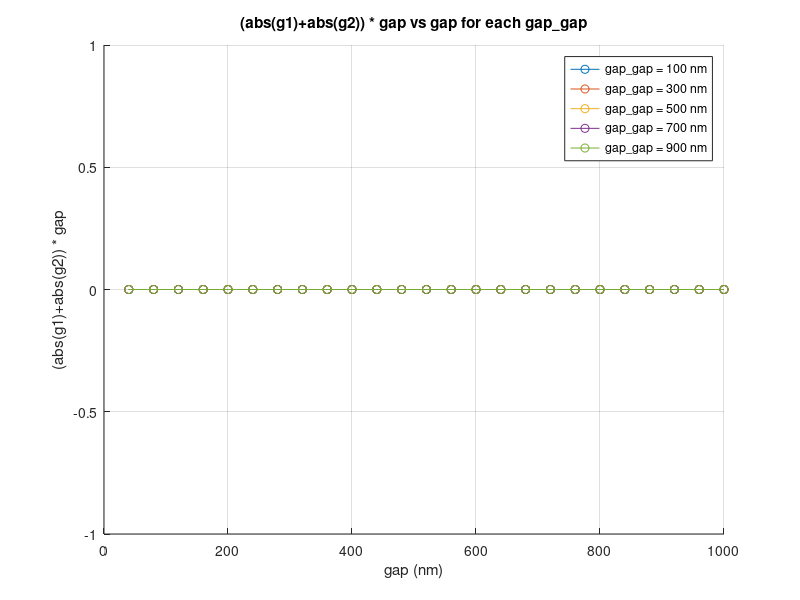

Here is the MATLAB script that generated this plot:
%% スクリプトの概要
%  既存の "final_acceleration_gradients_gap_XXX_gapgap_YYY_..." テキストファイルを読み込み、
%    (1) abs(g1) vs gap for each gap_gap
%    (2) abs(g2) vs gap for each gap_gap
%    (3) (abs(g1)+abs(g2)) vs gap for each gap_gap
%    (4) (abs(g1)+abs(g2))*gap vs gap for each gap_gap
%  の4つのグラフを作成・保存します。

clear; close all; clc;

%% 1. gap, gap_gap のリスト
gap_nm_values = 40:40:1000;
gap_gap_nm_values = 100:200:1000;

% テキストファイルが置かれているフォルダ
output_folder_name = 'result/double_channel_step_40_gapgap_step_200_jan23_parallel_grids_100_L04';

%% 2. データ格納用の配列 (gap vs gap_gap)
ngap    = length(gap_nm_values);
ngapgap = length(gap_gap_nm_values);

% abs(g1), abs(g2), abs(g1)+abs(g2), (abs(g1)+abs(g2))*gap を格納
G1_abs_2D = zeros(ngap, ngapgap);  % abs(g1)
G2_abs_2D = zeros(ngap, ngapgap);  % abs(g2)

G_abs_sums_2D           = zeros(ngap, ngapgap);  % (abs(g1) + abs(g2))
G_abs_sums_times_gap_2D = zeros(ngap, ngapgap);  % (abs(g1) + abs(g2)) * gap

%% 3. テキストファイルを読み込んで、各種値を取得
for iGap = 1:ngap
    gap_nm = gap_nm_values(iGap);
    
    for jGapGap = 1:ngapgap
        gap_gap_nm = gap_gap_nm_values(jGapGap);
        
        %---------------------------------------------------------
        % 3-1. ファイル名パターン
        %      final_acceleration_gradients_gap_xxx_gapgap_yyy_*.txt
        %---------------------------------------------------------
        file_pattern = sprintf('final_acceleration_gradients_gap_%d_gapgap_%d_*.txt', ...
            gap_nm, gap_gap_nm);
        file_list = dir(fullfile(output_folder_name, file_pattern));
        
        if isempty(file_list)
            fprintf('Warning: %s が見つかりません。\n', file_pattern);
            continue;
        end
        
        % 同じ条件で複数ファイルあれば最初の1つを使う
        target_file = fullfile(output_folder_name, file_list(1).name);
        
        %---------------------------------------------------------
        % 3-2. テキスト読み込み・正規表現
        %---------------------------------------------------------
        file_text = fileread(target_file);
        
        % G1_best (abs): xxx
        tokens_G1 = regexp(file_text, 'G1_best \(abs\): ([0-9e\+\-\.]+)', 'tokens', 'once');
        % G2_best (abs): xxx
        tokens_G2 = regexp(file_text, 'G2_best \(abs\): ([0-9e\+\-\.]+)', 'tokens', 'once');
        % (abs(g1)+abs(g2))*gap: xxx
        tokens_sum_gap = regexp(file_text, '\(abs\(g1\)\+abs\(g2\)\)\*gap: ([0-9e\+\-\.]+)', 'tokens', 'once');
        
        if isempty(tokens_G1) || isempty(tokens_G2) || isempty(tokens_sum_gap)
            fprintf('Warning: %s から必要な情報を取得できません。\n', target_file);
            continue;
        end
        
        % 数値に変換
        val_G1_abs = str2double(tokens_G1{1});
        val_G2_abs = str2double(tokens_G2{1});
        val_sum_times_gap = str2double(tokens_sum_gap{1});
        
        % (abs(g1)+abs(g2))
        val_sum = val_G1_abs + val_G2_abs;
        
        %---------------------------------------------------------
        % 3-3. 2次元配列に格納
        %---------------------------------------------------------
        G1_abs_2D(iGap, jGapGap)                = val_G1_abs;
        G2_abs_2D(iGap, jGapGap)                = val_G2_abs;
        G_abs_sums_2D(iGap, jGapGap)            = val_sum;
        G_abs_sums_times_gap_2D(iGap, jGapGap)  = val_sum_times_gap;
    end
end

%% タイムスタンプ文字列 (ファイル名に付加して一意化)
timestamp_str = datestr(now,'yyyy-mm-dd_HHMMSS');

% %% 4. グラフ1: abs(g1) vs gap for each gap_gap
% figure('Name','abs(g1) vs gap for each gap\_gap');
% hold on; grid on;

% for jGapGap = 1:ngapgap
%     plot(gap_nm_values, G1_abs_2D(:, jGapGap), '-o', ...
%         'DisplayName', sprintf('gap\\_gap = %d nm', gap_gap_nm_values(jGapGap)));
% end

% xlabel('gap (nm)');
% ylabel('abs(g1)');
% title('abs(g1) vs gap for each gap\_gap');
% legend('show');

% % 保存
% save_filename1 = fullfile(output_folder_name, ...
%     sprintf('plot_abs_g1_vs_gap_for_each_gapgap_%s.png', timestamp_str));
% saveas(gcf, save_filename1);
% fprintf('Saved figure: %s\n', save_filename1);

%% 5. グラフ2: abs(g2) vs gap for each gap_gap
% figure('Name','abs(g2) vs gap for each gap\_gap');
% hold on; grid on;

% for jGapGap = 1:ngapgap
%     plot(gap_nm_values, G2_abs_2D(:, jGapGap), '-o', ...
%         'DisplayName', sprintf('gap\\_gap = %d nm', gap_gap_nm_values(jGapGap)));
% end

% xlabel('gap (nm)');
% ylabel('abs(g2)');
% title('abs(g2) vs gap for each gap\_gap');
% legend('show');

% % 保存
% save_filename2 = fullfile(output_folder_name, ...
%     sprintf('plot_abs_g2_vs_gap_for_each_gapgap_%s.png', timestamp_str));
% saveas(gcf, save_filename2);
% fprintf('Saved figure: %s\n', save_filename2);

%% 6. グラフ3: (abs(g1)+abs(g2)) vs gap for each gap_gap
% figure('Name','(abs(g1)+abs(g2)) vs gap for each gap\_gap');
% hold on; grid on;

% for jGapGap = 1:ngapgap
%     plot(gap_nm_values, G_abs_sums_2D(:, jGapGap), '-o', ...
%         'DisplayName', sprintf('gap\\_gap = %d nm', gap_gap_nm_values(jGapGap)));
% end

% xlabel('gap (nm)');
% ylabel('(abs(g1)+abs(g2))');
% title('(abs(g1)+abs(g2)) vs gap for each gap\_gap');
% legend('show');

% 保存
% save_filename3 = fullfile(output_folder_name, ...
%     sprintf('plot_abs_g1_plus_g2_vs_gap_for_each_gapgap_%s.png', timestamp_str));
% saveas(gcf, save_filename3);
% fprintf('Saved figure: %s\n', save_filename3);

%% 7. グラフ4: (abs(g1)+abs(g2))*gap vs gap for each gap_gap
figure('Name','(abs(g1)+abs(g2))*gap vs gap for each gap\_gap');
hold on; grid on;

for jGapGap = 1:ngapgap
    plot(gap_nm_values, G_abs_sums_times_gap_2D(:, jGapGap), '-o', ...
        'DisplayName', sprintf('gap\\_gap = %d nm', gap_gap_nm_values(jGapGap)));
end

xlabel('gap (nm)');
ylabel('(abs(g1)+abs(g2)) * gap');
title('(abs(g1)+abs(g2)) * gap vs gap for each gap\_gap');
legend('show');

% 保存
save_filename4 = fullfile(output_folder_name, ...
    sprintf('abs_sum_g_times_gap_vs_gap_for_each_gapgap_%s_new.png', timestamp_str));
saveas(gcf, save_filename4);
fprintf('Saved figure: %s\n', save_filename4);
